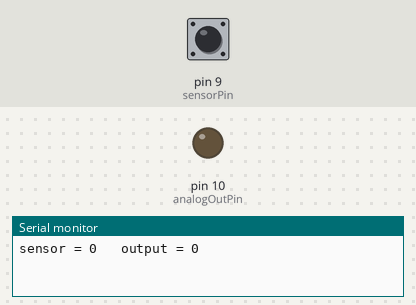
This sketch was run on a simulated Teensy 3. Shown: output pins drawn as LEDs (lit = HIGH), the last lines printed to the serial monitor. The test bench sets the inputs (shaded band); at power-on: pin 9 (sensorPin) LOW.

Above: at 1.2 s.
1.3 s: pin 9 (sensorPin) pulsed HIGH 2 times (0.12 s each, 0.3 s apart)
At 2.3 s:
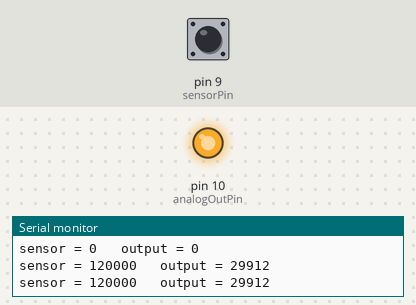
Timing chart, 0 to 4.3 s (numbered marks = the images above; inputs shaded):
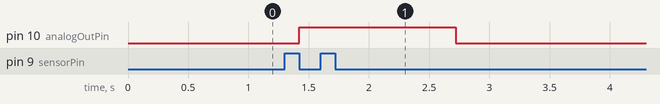

Measured:
- after the input at 1.3 s, pin 10 (analogOutPin): LOW → HIGH after 0.12 s, → LOW 1.3 s later

The sketch:

sunday_again.ino
```cpp
//interactive lights
//by aaron parsekian and aaron montoya-moraga
//march 2018
//runs on teensy 3.2

//based on code found here
//http://www.instructables.com/id/Max-Sonar-EZ0/

//configure on the tools menu:
//board: teensy 3.2
//usb type: midi
//cpu speed: 72 mhz

//pins used
//pin  9 is the max sonar ez0 sensor
//pin 10 is output to LEDs
const int sensorPin = 9;
const int analogOutPin = 10;

//variables for midi cc communications
// sendControl needs to CHANGE for each teensy, 1  or 2 or 3
int sendControl = 2;
int sendChannel = 1;
int sendValue = 0;
int yesPeople = 127;
int noPeople = 0;

//variables for sensors
int sensorValue;

//variables for lights
int onLight = 700;
int offLight = 50;
int currentLight = onLight;
int deltaLight = 1;
int thresholdValue = 400;
float percentageLight = 0.2;

// value to be output
int outputValue = 0;

void setup() {
  // initialize serial communications at 9600 bps:
  Serial.begin(9600);
  pinMode(9, INPUT);
}

void loop() {

  // read the analog in value:
  sensorValue = pulseIn(sensorPin, HIGH);

  //delay(20);

  // map it to the range of the analog out
  outputValue = map(sensorValue, 0, 1023, 0, 255);

  // change the analog out value:
  analogWrite(analogOutPin, outputValue);

  // print the results to the serial monitor
  Serial.print("sensor = ");
  Serial.print(sensorValue);
  Serial.print("\t output = ");
  Serial.println(outputValue);

  // wait 2 milliseconds before the next loop for the analog-to-digital
  // converter to settle after the last reading:
  delay(2);

  if (sensorValue < thresholdValue ) {
    currentLight = (int)(currentLight * (1-percentageLight));
    sendValue = yesPeople;
  } else {
    currentLight = (int)(currentLight * (1+percentageLight));
    sendValue = noPeople;
  }

  //constrain to minimum and maximum values
  currentLight = constrain(currentLight, offLight, onLight);

  //send midi value to max patch
  usbMIDI.sendControlChange(sendControl, sendValue, sendChannel);

}
```
